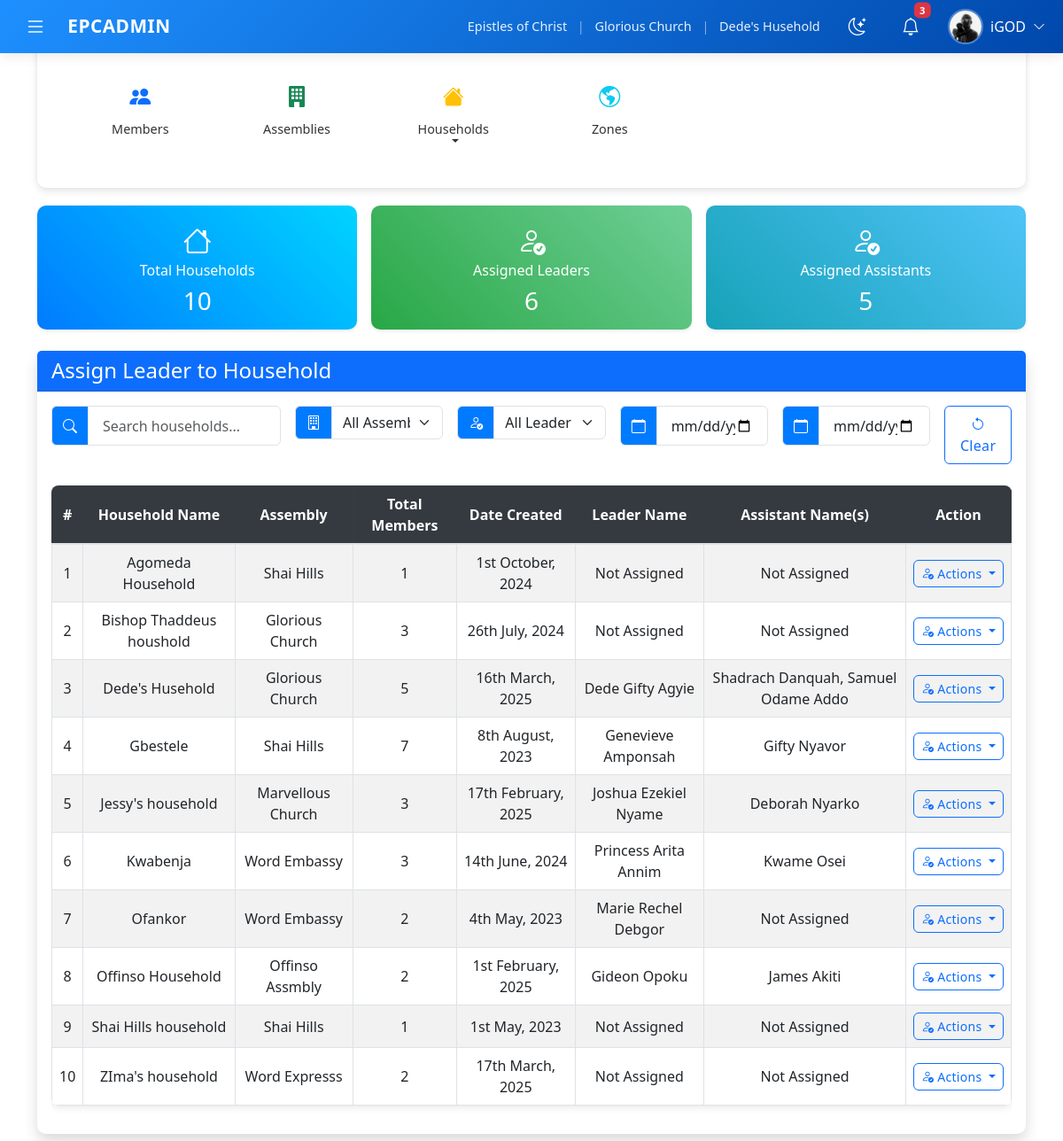
Screenshot of /app/pages/tpd/households/assign_leader.php (signed in) with the database file from the repository.
### tables this page shows
CREATE TABLE `members` (
  `member_id` int(11) NOT NULL,
  `first_name` varchar(50) NOT NULL,
  `last_name` varchar(50) NOT NULL,
  `date_of_birth` date NOT NULL,
  `gender` enum('Male','Female','Other') NOT NULL,
  `marital_status` enum('Single','Married','Divorced','Widowed') NOT NULL,
  `contact` varchar(20) NOT NULL,
  `email` varchar(255) DEFAULT NULL,
  `address` varchar(255) DEFAULT NULL,
  `profile_photo` varchar(255) DEFAULT NULL,
  `digital_address` varchar(20) NOT NULL,
  `occupation` varchar(100) DEFAULT NULL,
  `employer` varchar(100) DEFAULT NULL,
  `work_phone` varchar(20) DEFAULT NULL,
  `highest_education_level` enum('None','Primary','Secondary','Diploma','Bachelor','Master','Doctorate') DEFAULT NULL,
  `institution` varchar(100) DEFAULT NULL,
  `year_graduated` int(11) DEFAULT NULL,
  `status` enum('Committed saint','Active saint','Worker','New saint') NOT NULL,
  `joined_date` date NOT NULL,
  `assemblies_id` int(11) NOT NULL,
  `local_function_id` int(11) NOT NULL,
  `referral_id` int(11) DEFAULT NULL,
  `group_name` varchar(50) DEFAULT NULL,
  `username` varchar(50) NOT NULL,
  `password` varchar(255) NOT NULL,
  `created_at` timestamp NOT NULL DEFAULT current_timestamp(),
  `updated_at` timestamp NULL DEFAULT NULL ON UPDATE current_timestamp(),
  `created_by` varchar(50) NOT NULL,
  `updated_by` varchar(50) DEFAULT NULL
);

CREATE TABLE `assemblies` (
  `assembly_id` int(11) NOT NULL,
  `zone_id` int(11) NOT NULL,
  `region` varchar(100) NOT NULL,
  `city_town` varchar(100) NOT NULL,
  `digital_address` varchar(20) NOT NULL,
  `nearest_landmark` varchar(255) DEFAULT NULL,
  `date_started` date DEFAULT NULL,
  `name` varchar(100) NOT NULL,
  `description` text DEFAULT NULL,
  `status` tinyint(1) NOT NULL DEFAULT 1,
  `created_at` timestamp NOT NULL DEFAULT current_timestamp(),
  `updated_at` timestamp NULL DEFAULT NULL ON UPDATE current_timestamp(),
  `created_by` varchar(50) NOT NULL,
  `updated_by` varchar(50) DEFAULT NULL
);

CREATE TABLE `households` (
  `household_id` int(11) NOT NULL,
  `assembly_id` int(11) NOT NULL,
  `address` varchar(255) NOT NULL,
  `digital_address` varchar(20) NOT NULL,
  `nearest_landmark` varchar(255) DEFAULT NULL,
  `date_started` date DEFAULT NULL,
  `name` varchar(100) NOT NULL,
  `description` text DEFAULT NULL,
  `status` tinyint(1) NOT NULL DEFAULT 1,
  `created_at` timestamp NOT NULL DEFAULT current_timestamp(),
  `updated_at` timestamp NULL DEFAULT NULL ON UPDATE current_timestamp(),
  `created_by` varchar(50) NOT NULL,
  `updated_by` varchar(50) DEFAULT NULL
);

### app/pages/tpd/households/assign_leader.php (the view, shortened to what the rows shown need)
<?php
include "../../../config/db.php";
try {
    $stmt = $pdo->query("
        SELECT
            h.household_id,
            h.name AS household_name,
            h.date_started AS date_created,
            h.assembly_id,
            a.name AS assembly_name,
            (SELECT COUNT(*) FROM member_household mh WHERE mh.household_id = h.household_id) AS total_members,
            (SELECT CONCAT(m.first_name, ' ', m.last_name)
             FROM members m
             JOIN household_shepherdhead_assignments hsa ON m.member_id = hsa.shepherd_member_id
             WHERE hsa.household_id = h.household_id LIMIT 1) AS leader_name,
            (SELECT GROUP_CONCAT(CONCAT(m.first_name, ' ', m.last_name) SEPARATOR ', ')
             FROM members m
             JOIN household_assistant_assignments haa ON m.member_id = haa.assistant_member_id
             WHERE haa.household_id = h.household_id) AS assistant_names,
            (SELECT hsa.shepherd_member_id
             FROM household_shepherdhead_assignments hsa
             WHERE hsa.household_id = h.household_id LIMIT 1) AS leader_id,
            (SELECT GROUP_CONCAT(haa.assistant_member_id)
             FROM household_assistant_assignments haa
             WHERE haa.household_id = h.household_id) AS assistant_ids
        FROM households h
        LEFT JOIN assemblies a ON h.assembly_id = a.assembly_id
        ORDER BY h.name ASC
    ");
    $households = $stmt->fetchAll(PDO::FETCH_ASSOC);
} catch (PDOException $e) {
    $_SESSION['error_message'] = "Error fetching households: " . $e->getMessage();
    $households = [];
}
?>
<!DOCTYPE html>
<html lang="en">
<?php include "../../../includes/header.php"; ?>
<body class="d-flex flex-column min-vh-100">
<main class="container flex-grow-1 py-2">
    <div class="card shadow">
        <div class="card-body">
            <div class="table-responsive">
                <table class="table table-striped table-bordered table-hover align-middle" id="householdTable">
                    <thead class="table-dark">
                        <tr>
                            <th>#</th>
                            <th>Household Name</th>
                            <th>Assembly</th>
                            <th>Total Members</th>
                            <th>Date Created</th>
                            <th>Leader Name</th>
                            <th>Assistant Name(s)</th>
                            <th>Action</th>
                        </tr>
                    </thead>
                    <tbody>
                        <?php if (empty($households)): ?>
                            <tr><td colspan="8" class="text-center text-muted">No households found.</td></tr>
                        <?php else: ?>
                            <?php foreach ($households as $index => $household): ?>
                                <?php $date_created = $household['date_created'] ? (new DateTime($household['date_created']))->format('jS F, Y') : 'N/A'; ?>
                                <tr>
                                    <td><?= $index + 1 ?></td>
                                    <td><?= htmlspecialchars($household['household_name']) ?></td>
                                    <td><?= htmlspecialchars($household['assembly_name'] ?? 'N/A') ?></td>
                                    <td><?= htmlspecialchars($household['total_members']) ?></td>
                                    <td class="date-created" data-date="<?= htmlspecialchars($household['date_created'] ?? '') ?>"><?= $date_created ?></td>
                                    <td><?= htmlspecialchars($household['leader_name'] ?? 'Not Assigned') ?></td>
                                    <td><?= htmlspecialchars($household['assistant_names'] ?? 'Not Assigned') ?></td>
                                    <td>
                                        <div class="btn-group">
                                            <button type="button" class="btn btn-sm btn-outline-primary dropdown-toggle" data-bs-toggle="dropdown" aria-expanded="false">
                                                <i class="bi bi-person-check"></i> Actions
                                            </button>
                                        </div>
                                    </td>
                                </tr>
                            <?php endforeach; ?>
                        <?php endif; ?>
                    </tbody>
                </table>
            </div>
        </div>
    </div>
</main>
</body>
</html>

### app/includes/header.php (shortened to what the rows shown need)
<?php
require_once __DIR__ . '/../config/config.php';
$image_base_url = '/Ekklessia-church-management/app/resources/assets/images/';
$username = 'Guest';
$profile_picture = '';
$church_name = 'Epistles of Christ';
$assembly_name = 'N/A';
$household_name = 'N/A';
if (isset($_SESSION['member_id'])) {
    try {
        $stmt = $pdo->prepare("
            SELECT m.username, m.profile_photo,
                   a.name AS assembly_name, a.assembly_id AS assembly_id,
                   h.name AS household_name, h.household_id AS household_id
            FROM members m
            LEFT JOIN member_household mh ON m.member_id = mh.member_id
            LEFT JOIN assemblies a ON mh.assemblies_id = a.assembly_id
            LEFT JOIN households h ON mh.household_id = h.household_id
            WHERE m.member_id = :member_id
            LIMIT 1
        ");
        $stmt->execute(['member_id' => $_SESSION['member_id']]);
        $user = $stmt->fetch(PDO::FETCH_ASSOC);
        if ($user) {
            $username = htmlspecialchars($user['username'] ?? 'Guest');
            $assembly_name = htmlspecialchars($user['assembly_name'] ?? 'N/A');
            $household_name = htmlspecialchars($user['household_name'] ?? 'N/A');
            if (!empty($user['profile_photo']) && strtolower($user['profile_photo']) !== 'null') {
                $profile_photo_cleaned = basename(trim($user['profile_photo']));
                $profile_picture_path = $image_base_url . rawurlencode($profile_photo_cleaned);
                $file_path = realpath(__DIR__ . '/../resources/assets/images/' . $profile_photo_cleaned);
                if ($file_path && file_exists($file_path)) {
                    $profile_picture = $profile_picture_path;
                }
            }
        }
    } catch (PDOException $e) {
        error_log("Error fetching user details: " . $e->getMessage());
    }
}
?>
<!DOCTYPE html>
<html lang="en" data-bs-theme="light">
<head>
    <link rel="stylesheet" href="https://cdn.jsdelivr.net/npm/bootstrap@5.3.0/dist/css/bootstrap.min.css">
    <link rel="stylesheet" href="https://cdn.jsdelivr.net/npm/bootstrap-icons@1.11.3/font/bootstrap-icons.min.css">
    <link rel="stylesheet" href="https://cdnjs.cloudflare.com/ajax/libs/font-awesome/6.4.2/css/all.min.css">
    <link rel="stylesheet" href="/Ekklessia-church-management/public/assets/css/style.css">
</head>
<body>
<header class="top-header d-flex align-items-center justify-content-between">
    <div class="d-flex align-items-center gap-4">
        <div class="church-info d-none d-md-block">
            <span class="church-name"><?php echo $church_name; ?></span>
            <span class="separator">|</span>
            <span class="assembly-name"><?php echo $assembly_name; ?></span>
            <span class="separator">|</span>
            <span class="household-name"><?php echo $household_name; ?></span>
        </div>
        <div class="dropdown">
            <button class="user-profile border-0 bg-transparent p-0" type="button" id="userDropdown" data-bs-toggle="dropdown" aria-expanded="false">
                <div class="d-flex align-items-center gap-2">
                    <div class="profile-image-container">
                        <?php if (!empty($profile_picture)): ?>
                            <img src="<?php echo $profile_picture; ?>" alt="Profile" class="w-100 h-100 object-fit-cover">
                        <?php else: ?>
                            <div class="profile-placeholder d-flex align-items-center justify-content-center h-100 bg-light">
                                <i class="bi bi-person text-secondary"></i>
                            </div>
                        <?php endif; ?>
                    </div>
                    <div class="d-none d-md-flex align-items-center text-white">
                        <span class="me-2"><?php echo $username; ?></span>
                        <i class="bi bi-chevron-down small"></i>
                    </div>
                </div>
            </button>
        </div>
    </div>
</header>
</body>
</html>

### rows the page displays
members: assemblies.name "Glorious Church", households.name "Dede's Husehold", profile_photo (picture), username "iGOD"
households: name "Agomeda Household", assembly.name "Shai Hills", total_members "1", date_started "1st October, 2024", leader_name "Not Assigned", assistant_names "Not Assigned"
households: name "Bishop Thaddeus houshold", assembly.name "Glorious Church", total_members "3", date_started "26th July, 2024", leader_name "Not Assigned", assistant_names "Not Assigned"
households: name "Dede's Husehold", assembly.name "Glorious Church", total_members "5", date_started "16th March, 2025", leader_name "Dede Gifty Agyie", assistant_names "Shadrach Danquah, Samuel Odame Addo"
households: name "Gbestele", assembly.name "Shai Hills", total_members "7", date_started "8th August, 2023", leader_name "Genevieve Amponsah", assistant_names "Gifty Nyavor"
households: name "Jessy's household", assembly.name "Marvellous Church", total_members "3", date_started "17th February, 2025", leader_name "Joshua Ezekiel Nyame", assistant_names "Deborah Nyarko"
households: name "Kwabenja", assembly.name "Word Embassy", total_members "3", date_started "14th June, 2024", leader_name "Princess Arita Annim", assistant_names "Kwame Osei"
households: name "Ofankor", assembly.name "Word Embassy", total_members "2", date_started "4th May, 2023", leader_name "Marie Rechel Debgor", assistant_names "Not Assigned"
households: name "Offinso Household", assembly.name "Offinso Assmbly", total_members "2", date_started "1st February, 2025", leader_name "Gideon Opoku", assistant_names "James Akiti"
households: name "Shai Hills household", assembly.name "Shai Hills", total_members "1", date_started "1st May, 2023", leader_name "Not Assigned", assistant_names "Not Assigned"
households: name "ZIma's household", assembly.name "Word Expresss", total_members "2", date_started "17th March, 2025", leader_name "Not Assigned", assistant_names "Not Assigned"

### other values shown
$church_name "Epistles of Christ"
$total_households "10"
$assigned_leaders "6"
$assigned_assistants "5"
